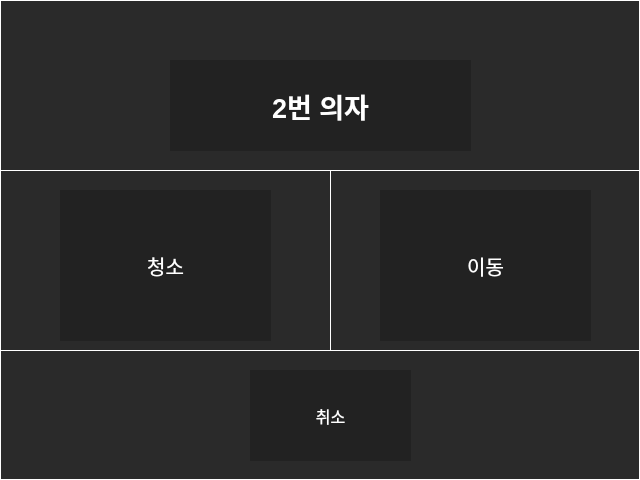
<?xml version="1.0" encoding="UTF-8"?>
<ui version="4.0">
 <class>Chair2_Dialog</class>
 <widget class="QDialog" name="Chair2_Dialog">
  <property name="geometry">
   <rect>
    <x>0</x>
    <y>0</y>
    <width>640</width>
    <height>480</height>
   </rect>
  </property>
  <property name="windowTitle">
   <string>Dialog</string>
  </property>
  <property name="styleSheet">
   <string notr="true">background : #2A2A2A;
border-color:white;
border-style : solid;
border-width:1px;</string>
  </property>
  <widget class="Line" name="line_3">
   <property name="geometry">
    <rect>
     <x>330</x>
     <y>170</y>
     <width>1</width>
     <height>180</height>
    </rect>
   </property>
   <property name="styleSheet">
    <string notr="true">border-color:white;
border-style : solid;
border-width:1px;
</string>
   </property>
   <property name="orientation">
    <enum>Qt::Vertical</enum>
   </property>
  </widget>
  <widget class="Line" name="line_2">
   <property name="geometry">
    <rect>
     <x>0</x>
     <y>350</y>
     <width>640</width>
     <height>1</height>
    </rect>
   </property>
   <property name="styleSheet">
    <string notr="true">border-color:white;
border-style : solid;
border-width:1px;
</string>
   </property>
   <property name="orientation">
    <enum>Qt::Horizontal</enum>
   </property>
  </widget>
  <widget class="Line" name="line">
   <property name="geometry">
    <rect>
     <x>0</x>
     <y>170</y>
     <width>640</width>
     <height>1</height>
    </rect>
   </property>
   <property name="styleSheet">
    <string notr="true">border-color:white;
border-style : solid;
border-width:1px;
</string>
   </property>
   <property name="orientation">
    <enum>Qt::Horizontal</enum>
   </property>
  </widget>
  <widget class="QPushButton" name="cleanbtn">
   <property name="geometry">
    <rect>
     <x>60</x>
     <y>190</y>
     <width>211</width>
     <height>151</height>
    </rect>
   </property>
   <property name="focusPolicy">
    <enum>Qt::NoFocus</enum>
   </property>
   <property name="layoutDirection">
    <enum>Qt::LeftToRight</enum>
   </property>
   <property name="autoFillBackground">
    <bool>false</bool>
   </property>
   <property name="styleSheet">
    <string notr="true">font:15pt;
color : white;
background : #FF222222;
border : 0pt;</string>
   </property>
   <property name="text">
    <string>청소</string>
   </property>
  </widget>
  <widget class="QLabel" name="label">
   <property name="geometry">
    <rect>
     <x>170</x>
     <y>60</y>
     <width>301</width>
     <height>91</height>
    </rect>
   </property>
   <property name="layoutDirection">
    <enum>Qt::LeftToRight</enum>
   </property>
   <property name="styleSheet">
    <string notr="true">font:20pt;
font:bold;
color : white;
background :#FF222222;
border:false;</string>
   </property>
   <property name="text">
    <string>2번 의자</string>
   </property>
   <property name="alignment">
    <set>Qt::AlignCenter</set>
   </property>
  </widget>
  <widget class="QPushButton" name="cancel">
   <property name="geometry">
    <rect>
     <x>250</x>
     <y>370</y>
     <width>161</width>
     <height>91</height>
    </rect>
   </property>
   <property name="styleSheet">
    <string notr="true">font:12pt;
color : white;
background : #FF222222;
border : 0pt;</string>
   </property>
   <property name="text">
    <string>취소</string>
   </property>
  </widget>
  <widget class="QPushButton" name="movebtn">
   <property name="geometry">
    <rect>
     <x>380</x>
     <y>190</y>
     <width>211</width>
     <height>151</height>
    </rect>
   </property>
   <property name="focusPolicy">
    <enum>Qt::NoFocus</enum>
   </property>
   <property name="layoutDirection">
    <enum>Qt::LeftToRight</enum>
   </property>
   <property name="styleSheet">
    <string notr="true">font:15pt;
color : white;
background : #FF222222;
border : 0pt;</string>
   </property>
   <property name="text">
    <string>이동</string>
   </property>
  </widget>
 </widget>
 <resources/>
 <connections/>
</ui>
